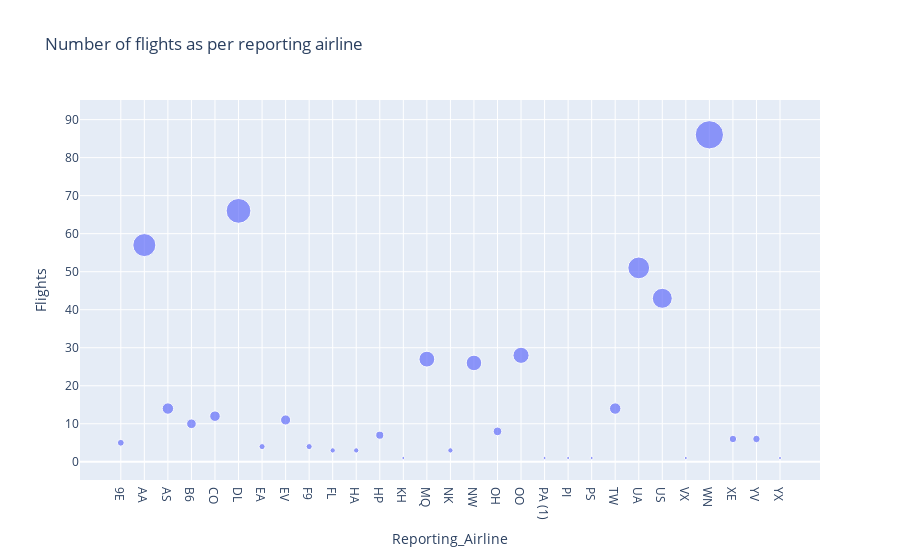

The code cell stored with this chart in its notebook:
### Markdown cell above
**To do**

*   Create a bubble chart using the `bub_data` with x-axis being reporting airline and y-axis being flights.
*   Provide title to the chart
*   Update size of the bubble based on the number of flights. Use `size` parameter.
*   Update name of the hover tooltip to `reporting_airline` using `hover_name` parameter.

### Code cell
# Create bubble chart here
fig = px.scatter(bub_data, x="Reporting_Airline", y="Flights", size="Flights", hover_name="Reporting_Airline", title='Number of flights as per reporting airline')
fig.show()

### Figure 1 — Plotly figure (JSON) as saved in the notebook; plotly's stock layout.template omitted (floating-point values rounded to 4 significant figures)
{"data": [{"hovertemplate": "<b>%{hovertext}</b><br><br>Reporting_Airline=%{x}<br>Flights=%{marker.size}<extra></extra>", "hovertext": ["9E", "AA", "AS", "B6", "CO", "DL", "EA", "EV", "F9", "FL", "HA", "HP", "KH", "MQ", "NK", "NW", "OH", "OO", "PA (1)", "PI", "PS", "TW", "UA", "US", "VX", "WN", "XE", "YV", "YX"], "legendgroup": "", "marker": {"color": "#636efa", "size": [5, 57, 14, 10, 12, 66, 4, 11, 4, 3, 3, 7, 1, 27, 3, 26, 8, 28, 1, 1, 1, 14, 51, 43, 1, 86, 6, 6, 1], "sizemode": "area", "sizeref": 0.215, "symbol": "circle"}, "mode": "markers", "name": "", "orientation": "v", "showlegend": false, "x": ["9E", "AA", "AS", "B6", "CO", "DL", "EA", "EV", "F9", "FL", "HA", "HP", "KH", "MQ", "NK", "NW", "OH", "OO", "PA (1)", "PI", "PS", "TW", "UA", "US", "VX", "WN", "XE", "YV", "YX"], "xaxis": "x", "y": [5, 57, 14, 10, 12, 66, 4, 11, 4, 3, 3, 7, 1, 27, 3, 26, 8, 28, 1, 1, 1, 14, 51, 43, 1, 86, 6, 6, 1], "yaxis": "y", "type": "scatter"}], "layout": {"xaxis": {"anchor": "y", "domain": [0, 1], "title": {"text": "Reporting_Airline"}, "type": "category", "range": [-1.731, 29.7], "autorange": true}, "yaxis": {"anchor": "x", "domain": [0, 1], "title": {"text": "Flights"}, "type": "linear", "range": [-6.154, 100.9], "autorange": true}, "legend": {"tracegroupgap": 0, "itemsizing": "constant"}, "title": {"text": "Number of flights as per reporting airline"}, "autosize": true}}
